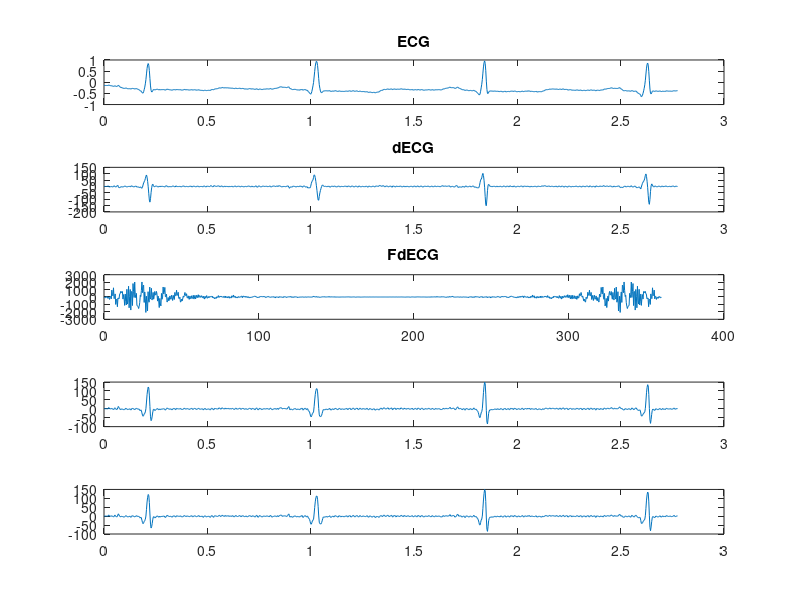

MATLAB code for this plot:
load ('100m.mat')           % the signal will be loaded to "val" matrix
totalPlots = 5;              % the total of graphics plotted
val = (val - 1024)/200;     % you have to remove "base" and "gain"
ECG = val(1,1:1000);        % select the lead (Lead I)
Fs = 360;                   % sampling frequecy
t = (0:length(ECG)-1)/Fs;   % creatin the time array

figure                      % create new figure
subplot(totalPlots,1,1)     % first subplot
plot(t,ECG)                 % plotting the signal
title('ECG')
dECG = zeros(size(ECG));    % starting an array to store ECG's derivative
halfF = Fs/2;               % this will be used to calculate dECG

disp(['time interval = ', num2str(halfF)]);
disp(['size(ECG) = ', num2str(size(ECG))]);

for i = 2:(length(ECG)-1)    % this loop calculates dECG
    dECG(i) = (halfF) * (ECG(i+1) - ECG(i-1));
end
subplot(totalPlots,1,2)     % second subplot
plot(t, dECG);              % plotting dECG
title('dECG')               % adding a title to the graphic

FdECG = fft(dECG);          % getting the fourier transform of dECG
f = (0:length(FdECG)-1)*Fs/length(ECG);
subplot(totalPlots,1,3);    % third subplot
plot(f, FdECG);             % plotting the fourier transform of dECG
title('F{dECG}')

HdECG = imag(hilbert(dECG));% taking the Hilbert transform of the signal
subplot (totalPlots, 1, 4); % fourth subplot
plot(t, HdECG);             % plotting the Hilbert transform

BdECG = abs(hilbert(dECG)); % CReating the envelope
subplot (totalPlots, 1, 5); % fifth subplot
plot(t, HdECG);             % plotting the envelope of Hilbert transform